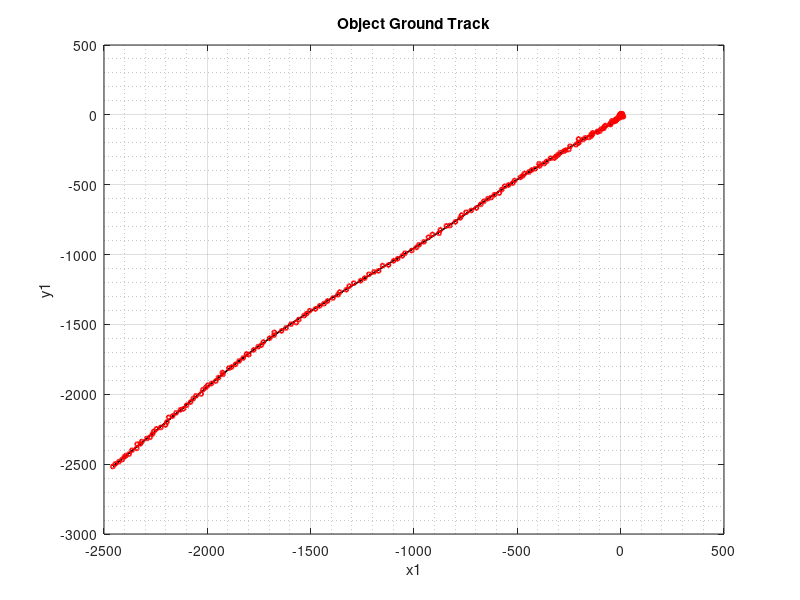
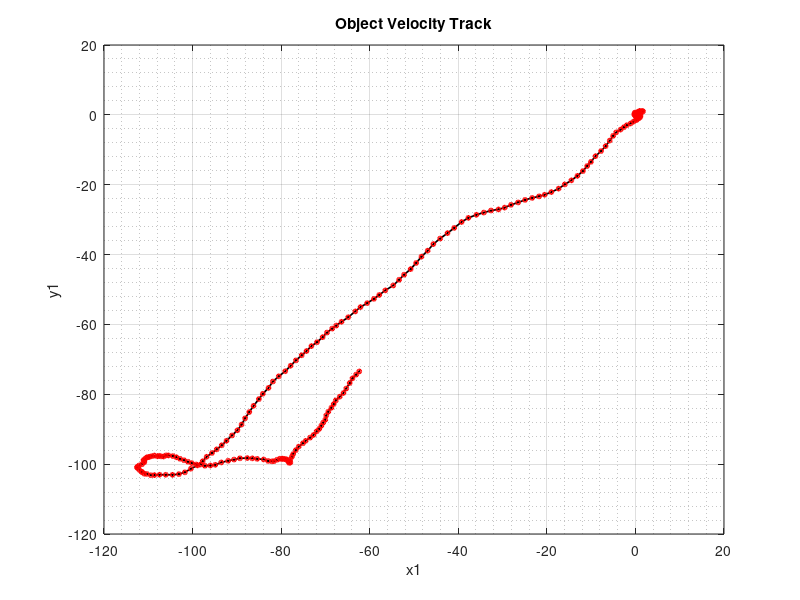
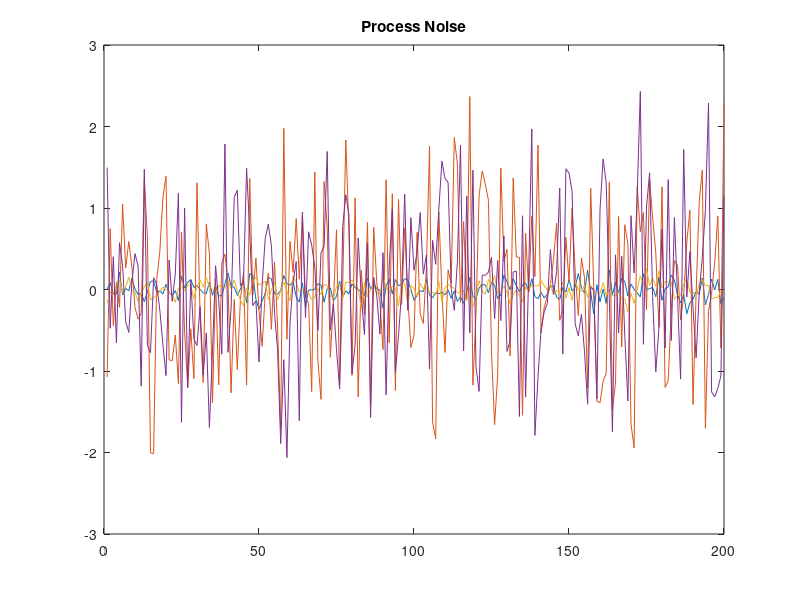
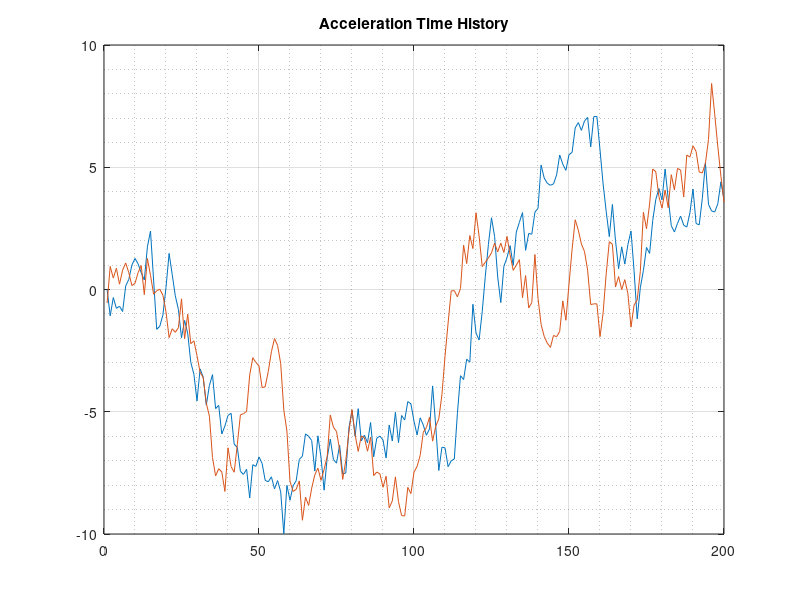

The MATLAB source for these figures, in order:
%% Make Data
% 
% This script generates the true state time history, measurements, and
% initial state guess for the example filter in "Filter_Q_Example.m".
% 
% This script serves as a brief tutorial on tuning the Process Noise 
% Covariance for a Kalman Filter. Recall that the Kalman Filter is, for 
% linear processes, the optimal Maximum Likelihood and Minimum Mean 
% Squared Error estimator for the system described by:
% 
%   x(k+1) = F*x(k) + Gamma*v(k)        - State Transition
%   z(k+1) = H*x(k+1) + w(k+1)          - Measurement
% 
% In this example, a vehicle will be driving on a road in two dimensions.
% The vehicle state will be modeled as the x1 and x2 position, velocity,
% and acceleration components.
% 
% The point of this script is to show what it means that the Process Noise
% Covariance (Q) needs to be tuned. It's not like the Measurement Noise
% Covariance (R) that can be measured by taking the standard deviation of
% sensor errors. There are rules of thumb to guess Q, but beyond that
% there's no theoretical way to do it. I think that it would probably be a
% good problem for machine learning.
% 
% @author: Matt Marti
% @date: 2018-12-14

clear, clc


%% Governing System Parameters
% In this example, we'll assume we're measuring a car with a GPS. So the
% system will essentially be x and y positions, velocities, accelerations.
% The state will take the form:
% 
%   x(k) = [ x1; v1; a1; x2; v2; a2 ]
% 
% Measurements will take the form:
% 
%   z(k) = [ x1; v1; x2; v2 ]
% 
% Let the standard deviation of GPS be 5 meters for position, and 0.001 m/s
% for velocity. This is essentially a loosely coupled GPS Filter, meaning
% we are using position and velocity measurements instead of pseudorange
% and Doppler.

% Measurement Delta Time
dt = .2;

% F - State Transition Matrix
% x = [ x1; v1; a1; x2; v2; a2 ]
F = [ 1,  dt,  dt^2/2, 0,  0,   0,      ; ...
      0,  1,   dt,     0,  0,   0,      ; ...
      0,  0,   1,      0,  0,   0,      ; ...
      0,  0,   0,      1,  dt,  dt^2/2, ; ...
      0,  0,   0,      0,  1,   dt,     ; ...
      0,  0,   0,      0,  0,   1,      ];
  
% H - Measurement Model
% z = [ x1; v1; x2; v2 ]
H = [ 1, 0, 0, 0, 0, 0 ;...
      0, 1, 0, 0, 0, 0 ;...
      0, 0, 0, 1, 0, 0 ;...
      0, 0, 0, 0, 1, 0 ];

% R - Measurement Noise Covariance
R = [ 5^2,  0,        0,    0       ; ...
      0,    0.001^2,  0,    0       ; ...
      0,    0,        5^2,  0       ; ...
      0,    0,        0,    0.001^2 ];


%% Process Noise Stuff
% These need to be chosen correctly to get better estimates. Try different
% values to see how they improve or worsen the Chi-Squared Distribution
% tests.
% 
% The way things are set up here, process noise affects velocity and
% acceleration.

% Gamma - Process Noise Gain
% This is usually just 1s and 0s, and essentially just let's you add the
% process noise v(k) to the state. Sometimes it has other values though,
% especially when v(k) is a scalar. If this is the case, then v(k) is
% scaled by this matrix.
Gamma = [ 0, 0, 0, 0 ; ...
          1, 0, 0, 0 ; ...
          0, 1, 0, 0 ; ...
          0, 0, 0, 0 ; ...
          0, 0, 1, 0 ; ...
          0, 0, 0, 1 ];

% Q - Process Noise Covariance
% This is the real important part. These values are assumed, and there's no
% solid theoretical way to get them. Hence, a machine learning technique
% could be used to guess them to get the filter to work right. Not knowning
% this matrix also extends to it's dimension. For example, here there is no
% prcoess noise for position, but whose to say the car isn't slipping? Is
% the noise correlated (elements off the diagonal)?
Q = [ 0.01,  0,  0,     0  ; ...
      0,     1,  0,     0  ; ...
      0,     0,  0.01,  0  ; ...
      0,     0,  0,     1  ];


%% Run Filter on System

N = 200;
nx = 6;
nv = 4;
nz = 4;

% Initial state
x0 = [ 2; .3; -0.005; -1; -.2; .002 ];

% Generate True Measurment Noise
Sr = chol(R)';
whist = Sr*randn(nz,N);

% Generate True Process Noise
Sq = chol(Q)';
v0 = Sq*randn(nv,1);
vhist = Sq*randn(nv,N);
figure(4)
plot(vhist');
title('Process Noise');

% Preallocate data arrays
xhist = zeros(nx,N);
zhist = zeros(nz,N);

% Generate data
xk = x0;
vk = v0;
for kp1 = 1:N
    
    % Current state data
    wkp1 = whist(:,kp1);
    
    % Compute process
    xkp1 = F*xk + Gamma*vk;
    zkp1 = H*xkp1 + wkp1;
    
    % Save data
    xhist(:,kp1) = xkp1;
    zhist(:,kp1) = zkp1;
    
    % Iterate state data
    xk = xkp1;
    vk = vhist(:,kp1);
end
% xhist = xhist([1:3,5:7],:);


%% Save Output

% Ground Track Plot
figure(1)
hold off
plot(xhist(1,:), xhist(4,:),'k.-', 'linewidth', 1.25, 'markersize', 5);
hold on
plot(zhist(1,:), zhist(3,:),'ro', 'linewidth', 1.25, 'markersize', 3);
title('Object Ground Track');
xlabel('x1');
ylabel('y1');
grid on, grid minor

% Velocity Hist
figure(3)
hold off
plot(xhist(2,:), xhist(5,:),'k.-', 'linewidth', 1.25, 'markersize', 5);
hold on
plot(zhist(2,:), zhist(4,:),'ro', 'linewidth', 1.25, 'markersize', 3);
title('Object Velocity Track');
xlabel('x1');
ylabel('y1');
grid on, grid minor

% Accerlation Hist
figure(5)
hold off
plot(xhist([3,6],:)');
title('Acceleration Time History');
grid on, grid minor

save zhist zhist
save xhist xhist